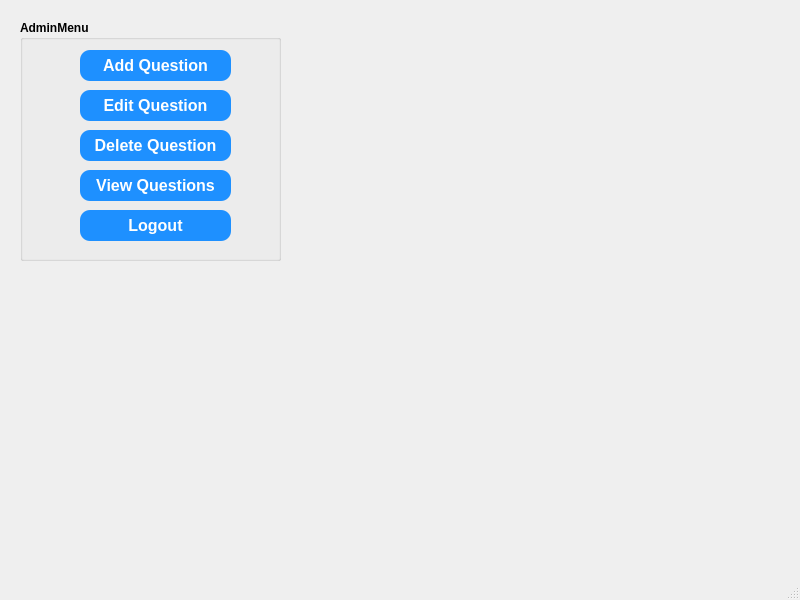
<?xml version="1.0" encoding="UTF-8"?>
<ui version="4.0">
 <class>AdminWindow</class>
 <widget class="QMainWindow" name="AdminWindow">
  <property name="geometry">
   <rect>
    <x>0</x>
    <y>0</y>
    <width>800</width>
    <height>600</height>
   </rect>
  </property>
  <property name="windowTitle">
   <string>MainWindow</string>
  </property>
  <property name="dockNestingEnabled">
   <bool>false</bool>
  </property>
  <widget class="QWidget" name="centralwidget">
   <widget class="QGroupBox" name="groupBox">
    <property name="geometry">
     <rect>
      <x>20</x>
      <y>20</y>
      <width>261</width>
      <height>241</height>
     </rect>
    </property>
    <property name="font">
     <font>
      <bold>true</bold>
     </font>
    </property>
    <property name="title">
     <string>AdminMenu</string>
    </property>
    <widget class="QPushButton" name="btnAdd">
     <property name="geometry">
      <rect>
       <x>60</x>
       <y>30</y>
       <width>151</width>
       <height>31</height>
      </rect>
     </property>
     <property name="styleSheet">
      <string notr="true">QPushButton {
    background-color: #1E90FF;  
    color: white;                
    font-size: 16px;
    border-radius: 10px;
    padding: 2px 4px;
}

QPushButton:hover {
    background-color: #187bcd;  
}
</string>
     </property>
     <property name="text">
      <string>Add Question</string>
     </property>
    </widget>
    <widget class="QPushButton" name="btnEdit">
     <property name="geometry">
      <rect>
       <x>60</x>
       <y>70</y>
       <width>151</width>
       <height>31</height>
      </rect>
     </property>
     <property name="styleSheet">
      <string notr="true">QPushButton {
    background-color: #1E90FF;  
    color: white;                
    font-size: 16px;
    border-radius: 10px;
    padding: 2px 4px;
}

QPushButton:hover {
    background-color: #187bcd;  
}</string>
     </property>
     <property name="text">
      <string>Edit Question</string>
     </property>
    </widget>
    <widget class="QPushButton" name="btnDelete">
     <property name="geometry">
      <rect>
       <x>60</x>
       <y>110</y>
       <width>151</width>
       <height>31</height>
      </rect>
     </property>
     <property name="styleSheet">
      <string notr="true">QPushButton {
    background-color: #1E90FF;  
    color: white;                
    font-size: 16px;
    border-radius: 10px;
    padding: 2px 4px;
}

QPushButton:hover {
    background-color: #187bcd;  
}</string>
     </property>
     <property name="text">
      <string>Delete Question</string>
     </property>
    </widget>
    <widget class="QPushButton" name="btnView">
     <property name="geometry">
      <rect>
       <x>60</x>
       <y>150</y>
       <width>151</width>
       <height>31</height>
      </rect>
     </property>
     <property name="styleSheet">
      <string notr="true">QPushButton {
    background-color: #1E90FF;  
    color: white;                
    font-size: 16px;
    border-radius: 10px;
    padding: 2px 4px;
}

QPushButton:hover {
    background-color: #187bcd;  
}</string>
     </property>
     <property name="text">
      <string>View Questions</string>
     </property>
    </widget>
    <widget class="QPushButton" name="btnLogout">
     <property name="geometry">
      <rect>
       <x>60</x>
       <y>190</y>
       <width>151</width>
       <height>31</height>
      </rect>
     </property>
     <property name="styleSheet">
      <string notr="true">QPushButton {
    background-color: #1E90FF;  
    color: white;                
    font-size: 16px;
    border-radius: 10px;
    padding: 2px 4px;
}

QPushButton:hover {
    background-color: #187bcd;  
}</string>
     </property>
     <property name="text">
      <string>Logout</string>
     </property>
    </widget>
   </widget>
  </widget>
  <widget class="QMenuBar" name="menubar">
   <property name="geometry">
    <rect>
     <x>0</x>
     <y>0</y>
     <width>800</width>
     <height>18</height>
    </rect>
   </property>
  </widget>
  <widget class="QStatusBar" name="statusbar"/>
 </widget>
 <resources/>
 <connections/>
</ui>
